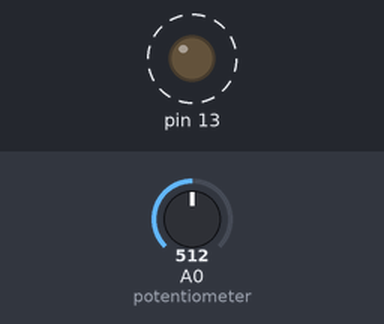
Simulated run of this sketch. Board: Arduino Uno, built with avr-gcc and run on an emulated ATmega328P. On the bench: output pins drawn as LEDs (lit = HIGH). Dashed ring = blinking. The test bench sets the inputs (shaded band); at power-on: A0 (potentiometer) = 512.

Above: at 1.8 s.
1.9 s: A0 (potentiometer) set to 0
At 2.7 s:
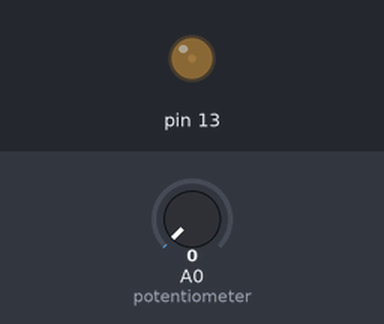
3.6 s: A0 (potentiometer) set to 122
At 3.9 s:
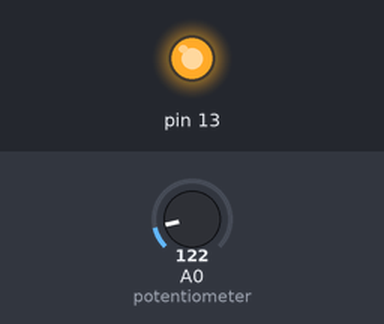
Timing chart, 0 to 13.1 s (numbered marks = the images above; inputs shaded):
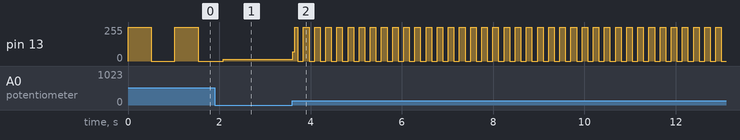

The sketch:

BlinkingLED.ino
```cpp
void setup() {
  pinMode(13, OUTPUT);

}

void loop() {
  int sensorValue = 1000; //backward compatible for circut without a potentiometer

  sensorValue = analogRead(A0); //potentiometer logic

  digitalWrite(13, HIGH);
  delay(sensorValue);
  digitalWrite(13, LOW);
  delay(sensorValue);
}
```

Measured:
- after the input at 3.6 s, pin 13: 15/255 → 68/255 at once, then moves between 0/255 and 255/255, repeating every 0.24 s
- by itself, pin 13: alternates 255/255 for 0.51 s and 0/255 for 0.51 s
